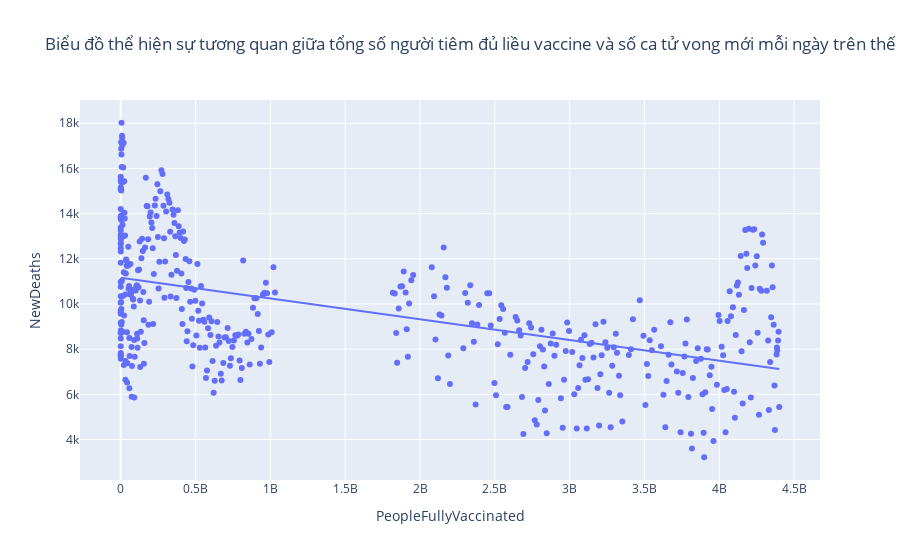

The code cell stored with this chart in its notebook:
### Markdown cell above
Ta có thể thấy số ca mắc mới mỗi ngàu vẫn tăng khi số lượng người thực hiện tiêm đầy đủ vaccine tăng lên. 

Tuy nhiên, để đánh giá mức độ giúp ích của vaccine, ta hãy xét về số ca tử vong mỗi ngày sau khi tiến hành tiêm vaccine

### Code cell
fig = px.scatter(covid_world_after_vaccine, x="PeopleFullyVaccinated", y="NewDeaths",trendline="ols",hover_name="Date", title="Biểu đồ thể hiện sự tương quan giữa tổng số người tiêm đủ liều vaccine và số ca tử vong mới mỗi ngày trên thế giới")
fig.show()

### Figure 1 — Plotly figure (JSON) as saved in the notebook; plotly's stock layout.template omitted (floating-point values rounded to 4 significant figures; data arrays with more than 128 entries replaced by an {"elided": "..."} marker saying what was removed)
{"data": [{"hovertemplate": "<b>%{hovertext}</b><br><br>PeopleFullyVaccinated=%{x}<br>NewDeaths=%{y}<extra></extra>", "hovertext": {"elided": "457 str values"}, "legendgroup": "", "marker": {"color": "#636efa", "symbol": "circle"}, "mode": "markers", "name": "", "orientation": "v", "showlegend": false, "type": "scatter", "x": {"elided": "457 int values"}, "xaxis": "x", "y": {"elided": "457 int values"}, "yaxis": "y"}, {"hovertemplate": "<b>OLS trendline</b><br>NewDeaths = -9.18836e-07 * PeopleFullyVaccinated + 11159.6<br>R<sup>2</sup>=0.254698<br><br>PeopleFullyVaccinated=%{x}<br>NewDeaths=%{y} <b>(trend)</b><extra></extra>", "legendgroup": "", "marker": {"color": "#636efa", "symbol": "circle"}, "mode": "lines", "name": "", "showlegend": false, "type": "scatter", "x": {"elided": "457 int values"}, "xaxis": "x", "y": {"elided": "457 float values"}, "yaxis": "y"}], "layout": {"legend": {"tracegroupgap": 0}, "title": {"text": "Biểu đồ thể hiện sự tương quan giữa tổng số người tiêm đủ liều vaccine và số ca tử vong mới mỗi ngày trên thế giới"}, "xaxis": {"anchor": "y", "domain": [0, 1], "title": {"text": "PeopleFullyVaccinated"}}, "yaxis": {"anchor": "x", "domain": [0, 1], "title": {"text": "NewDeaths"}}}}
